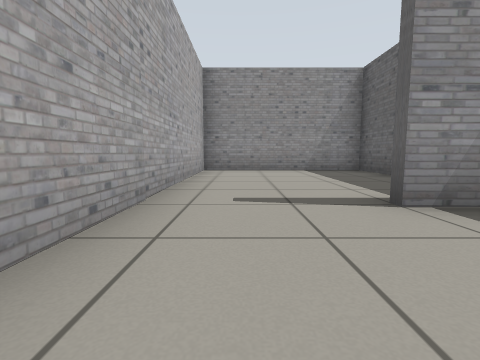
View 1 (above)

20 first-person views from a walk through a Gazebo world. The camera is 0.5 m above the floor, tilts 6° down and sees 85° across. The floor is counted in squares, 1 m on a side. Each view is taken from the middle of a square. On the plan, view 1 faces up. The plan holds only what a view shows up to about 9 squares ahead; the rest is blank. Robots are left out.

View 2
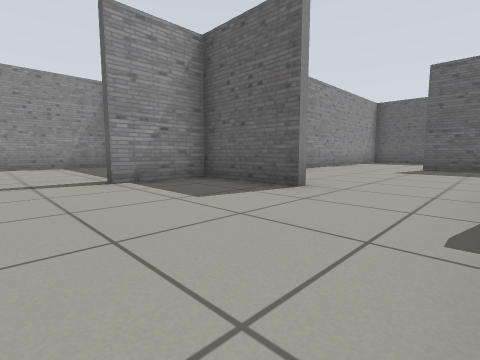

View 3
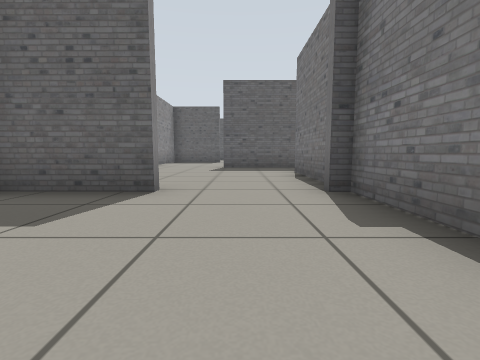

View 4
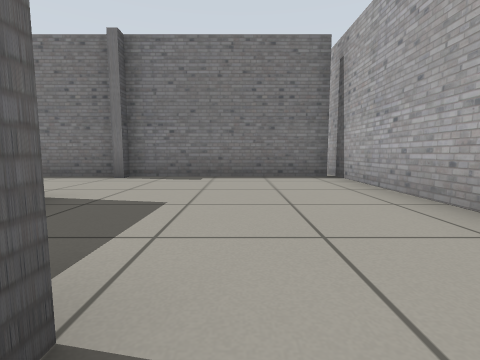

View 5
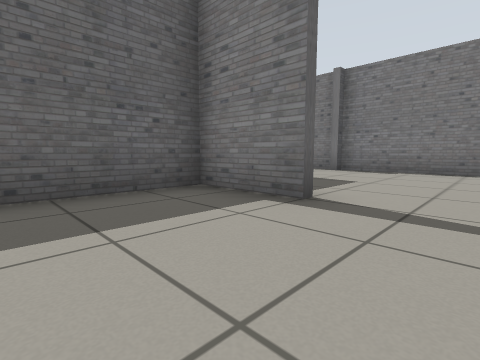

View 6
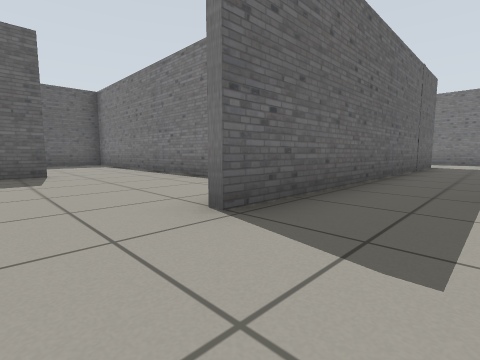

View 7
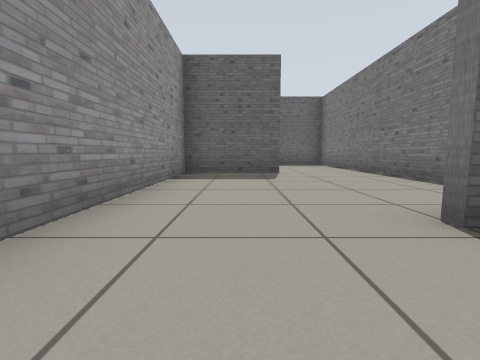

View 8
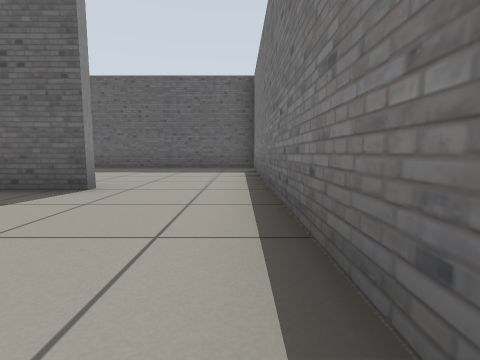

View 9
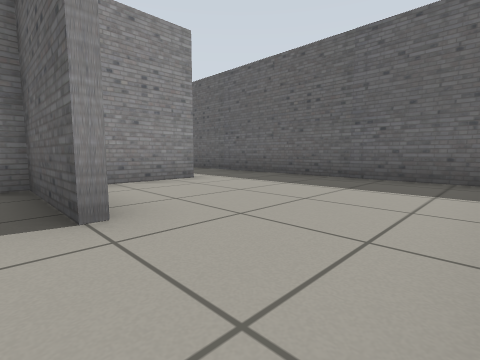

View 10
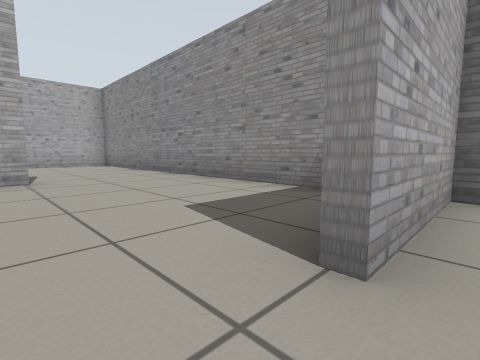

View 11
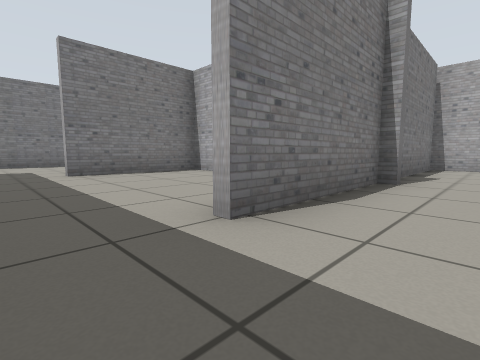

View 12
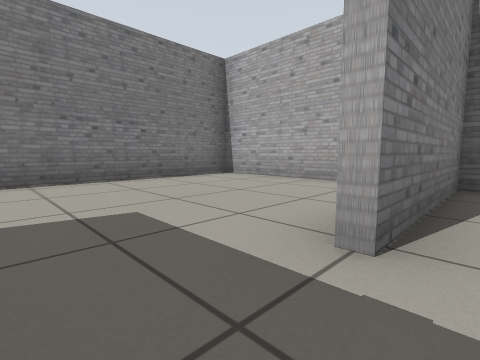

View 13
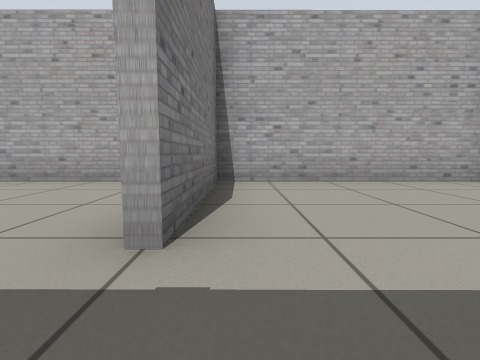

View 14
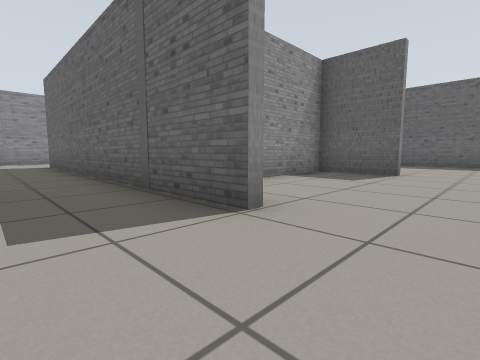

View 15
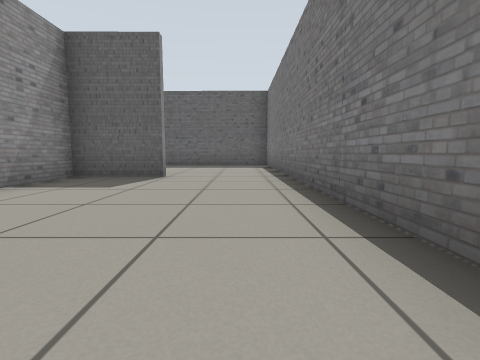

View 16
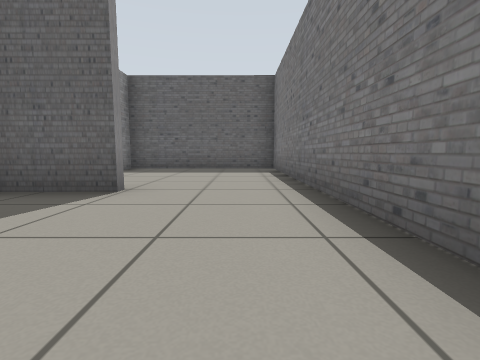

View 17
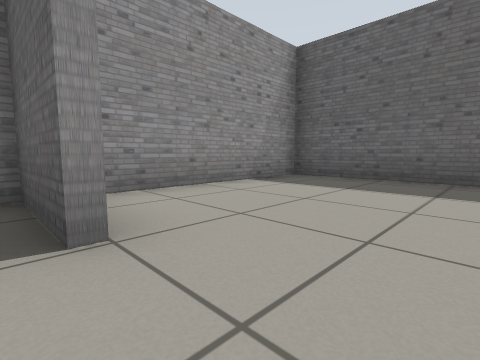

View 18
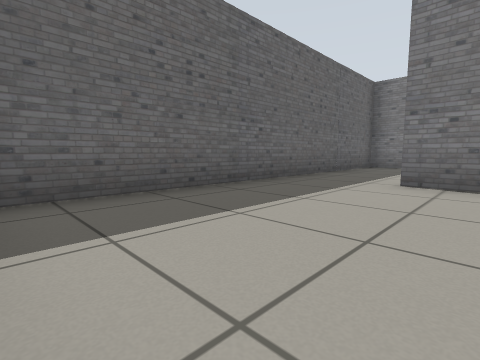

View 19
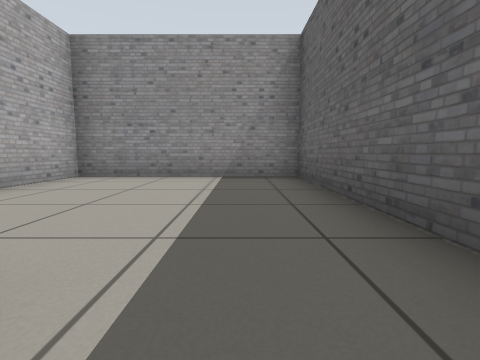

View 20
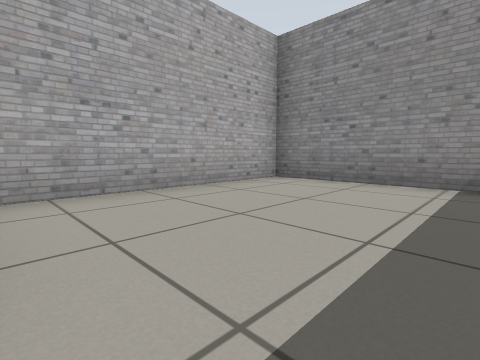

### Floor plan
Ten units are one square. View 1 is at (0, 0); x grows to the right and y downward. Boxes are objects, and circles mark ways between rooms. Rooms are numbered by the first view taken in them; rooms with no view inside come last. Other rooms are left out.
<svg viewBox="-15 -79 202 204">
<path fill="none" stroke="#000" d="M14 -26 34 -26M34 -24 14 -24M33 -1 34 -74 -10 -74 -10 31M-9 24 36 24M104 24 182 24 182 -25M135 0 135 -24 44 -24M87 26 87 4M161 -24 137 -24 137 0M35 -15 35 0M36 24 68 24M35 27 35 74 68 74M86 75 87 26M35 90 35 120 84 120M86 95 86 75M133 95 133 76 110 76M84 120 134 120M151 -26 161 -26M182 -25 182 -74 137 -74 137 -30M134 120 181 120 182 76 140 76"/>
<circle cx="30" cy="5" r="3" fill="#2a7"/>
<circle cx="75" cy="20" r="3" fill="#2a7"/>
<circle cx="170" cy="-30" r="3" fill="#2a7"/>
<circle cx="75" cy="70" r="3" fill="#2a7"/>
<circle cx="90" cy="105" r="3" fill="#2a7"/>
<circle cx="130" cy="105" r="3" fill="#2a7"/>
<text x="10" y="-30">1</text>
<text x="110" y="0">2</text>
<text x="60" y="50">3</text>
<text x="60" y="90">4</text>
<text x="110" y="100">5</text>
<text x="160" y="-50">6</text>
<text x="150" y="90">7</text>
</svg>
Room 1 opens to room 2. Room 2 opens to room 3. Room 2 opens to room 6. Room 3 opens to room 4. Room 4 opens to room 5. Room 5 opens to room 7.

Where each view was taken, in squares from view 1:
view 1: 0 up, 0 right, facing up
view 2: 2 down, 0 right, facing up-right
view 3: 1 down, 0 right, facing right
view 4: 3 up, 1 right, facing down
view 5: 5 up, 0 right, facing down-right
view 6: 1 up, 7 right, facing down-right
view 7: 1 up, 7 right, facing right
view 8: 2 down, 10 right, facing right
view 9: 2 down, 13 right, facing up-right
view 10: 1 down, 14 right, facing up-left
view 11: 1 down, 8 right, facing down-left
view 12: 7 down, 8 right, facing down-left
view 13: 7 down, 8 right, facing left
view 14: 11 down, 7 right, facing up-right
view 15: 11 down, 8 right, facing right
view 16: 11 down, 10 right, facing right
view 17: 11 down, 13 right, facing up-right
view 18: 7 up, 15 right, facing down-right
view 19: 2 up, 17 right, facing up
view 20: 3 up, 17 right, facing up-left
